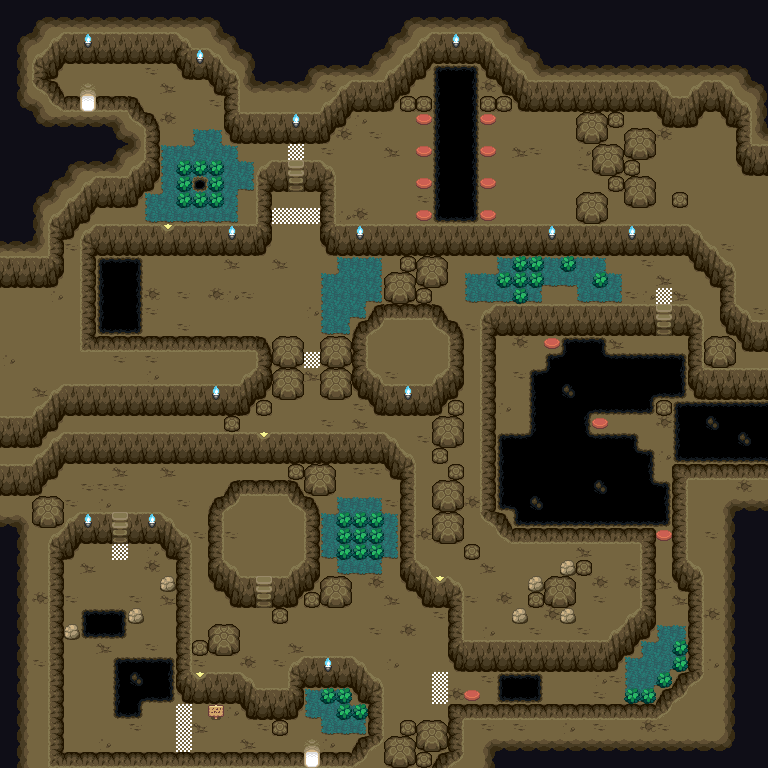

Rendered tile map (Tiled .tmx) drawn with the repository's tilesets; below, a short description and the map source with its tile grids summarised:
An orthogonal 48x48 tile map with 16x16 px tiles, 4 tile layers (BG, WATER, FG, TOP) and 38 objects (13x light, 7x trapBlock, 6x ceilingRock, 4x trapSpawn, 3x trapFloor, ...).

<map version="1.0" tiledversion="2018.06.27" orientation="orthogonal" renderorder="right-down" width="48" height="48" tilewidth="16" tileheight="16" infinite="0" nextlayerid="14" nextobjectid="74">
 <properties>
  <property name="title" value="South Beach Cave" />
 </properties>
 <tileset firstgid="1" name="leore_tileset" tilewidth="16" tileheight="16" tilecount="3008" columns="47">
  <image source="../../GFX/leore_tileset.png" width="752" height="1024" />
 </tileset>
 <layer id="10" name="BG" width="48" height="48">
  <data>[2304 cells, 2304 non-empty, 19 distinct tile ids]</data>
 </layer>
 <layer id="11" name="WATER" width="48" height="48">
  <data>[2304 cells, 0 non-empty, 0 distinct tile ids]</data>
 </layer>
 <layer id="12" name="FG" width="48" height="48">
  <data>[2304 cells, 1411 non-empty, 67 distinct tile ids]</data>
 </layer>
 <layer id="13" name="TOP" width="48" height="48">
  <data>[2304 cells, 0 non-empty, 0 distinct tile ids]</data>
 </layer>
 <objectgroup id="5" name="OBJ">
  <object id="6" name="Door" type="door" x="304" y="752" width="16" height="16">
   <properties>
    <property name="dir" value="down" />
    <property name="target" value="map_southbeach" />
    <property name="targetdir" value="down" />
    <property name="tx" value="18" />
    <property name="ty" value="18" />
   </properties>
  </object>
  <object id="9" name="Player" type="player" x="304" y="736" width="16" height="16" />
  <object id="18" name="amber bracelet" type="item" x="256" y="528" width="16" height="16">
   <properties>
    <property name="itemType" value="roll" />
   </properties>
  </object>
  <object id="23" name="L" type="light" x="320" y="656" width="16" height="16">
   <properties>
    <property name="alpha" value="0.5" />
    <property name="scale" value="1" />
    <property name="shimmer" value="0" />
   </properties>
  </object>
  <object id="25" name="L" type="light" x="80" y="512" width="16" height="16">
   <properties>
    <property name="alpha" value="0.5" />
    <property name="scale" value="1" />
    <property name="shimmer" value="0" />
   </properties>
  </object>
  <object id="26" name="L" type="light" x="144" y="512" width="16" height="16">
   <properties>
    <property name="alpha" value="0.5" />
    <property name="scale" value="1" />
    <property name="shimmer" value="0" />
   </properties>
  </object>
  <object id="27" name="S" type="sign" x="208" y="704" width="16" height="16">
   <properties>
    <property name="text" value="Danger ahead! Enter at your own risk!" />
   </properties>
  </object>
  <object id="28" type="ceilingRock" x="320" y="608" width="16" height="16">
   <properties>
    <property name="delay" value="0" />
   </properties>
  </object>
  <object id="30" type="ceilingRock" x="336" y="624" width="16" height="16">
   <properties>
    <property name="delay" value="35" />
   </properties>
  </object>
  <object id="31" type="ceilingRock" x="320" y="624" width="16" height="16">
   <properties>
    <property name="delay" value="25" />
   </properties>
  </object>
  <object id="32" type="ceilingRock" x="304" y="640" width="16" height="16">
   <properties>
    <property name="delay" value="0" />
   </properties>
  </object>
  <object id="33" type="ceilingRock" x="336" y="640" width="16" height="16">
   <properties>
    <property name="delay" value="45" />
   </properties>
  </object>
  <object id="34" type="ceilingRock" x="352" y="608" width="16" height="16">
   <properties>
    <property name="delay" value="60" />
   </properties>
  </object>
  <object id="38" name="L" type="light" x="400" y="384" width="16" height="16">
   <properties>
    <property name="alpha" value="0.5" />
    <property name="scale" value="1" />
    <property name="shimmer" value="0" />
   </properties>
  </object>
  <object id="39" name="L" type="light" x="208" y="384" width="16" height="16">
   <properties>
    <property name="alpha" value="0.5" />
    <property name="scale" value="1" />
    <property name="shimmer" value="0" />
   </properties>
  </object>
  <object id="40" name="L" type="light" x="80" y="32" width="16" height="16">
   <properties>
    <property name="alpha" value="0.5" />
    <property name="scale" value="1" />
    <property name="shimmer" value="0" />
   </properties>
  </object>
  <object id="42" name="TF" type="trapFloor" x="304" y="336" width="16" height="16" />
  <object id="43" name="TB" type="trapBlock" x="304" y="384" width="16" height="16" />
  <object id="44" name="TB" type="trapBlock" x="272" y="224" width="16" height="16" />
  <object id="45" name="TB" type="trapBlock" x="288" y="224" width="16" height="16" />
  <object id="46" name="TB" type="trapBlock" x="304" y="224" width="16" height="16" />
  <object id="47" name="TS" type="trapSpawn" x="176" y="288" width="16" height="16" />
  <object id="50" name="TB" type="trapBlock" x="112" y="80" width="16" height="16">
   <properties>
    <property name="trapType" value="2" />
   </properties>
  </object>
  <object id="53" name="TF" type="trapFloor" x="288" y="160" width="16" height="16">
   <properties>
    <property name="trapType" value="1" />
   </properties>
  </object>
  <object id="56" name="TB" type="trapBlock" x="256" y="144" width="16" height="16">
   <properties>
    <property name="trapType" value="1" />
   </properties>
  </object>
  <object id="57" name="TS" type="trapSpawn" x="144" y="80" width="16" height="16">
   <properties>
    <property name="trapType" value="2" />
   </properties>
  </object>
  <object id="59" name="TS" type="trapSpawn" x="368" y="176" width="16" height="16">
   <properties>
    <property name="trapType" value="1" />
   </properties>
  </object>
  <object id="60" name="TS" type="trapSpawn" x="528" y="176" width="16" height="16">
   <properties>
    <property name="trapType" value="1" />
   </properties>
  </object>
  <object id="61" name="TB" type="trapBlock" x="112" y="64" width="16" height="16">
   <properties>
    <property name="trapType" value="2" />
   </properties>
  </object>
  <object id="62" name="TF" type="trapFloor" x="240" y="144" width="16" height="16">
   <properties>
    <property name="trapType" value="2" />
   </properties>
  </object>
  <object id="64" name="L" type="light" x="352" y="224" width="16" height="16">
   <properties>
    <property name="alpha" value="0.5" />
    <property name="scale" value="1" />
    <property name="shimmer" value="0" />
   </properties>
  </object>
  <object id="65" name="L" type="light" x="448" y="32" width="16" height="16">
   <properties>
    <property name="alpha" value="0.5" />
    <property name="scale" value="1" />
    <property name="shimmer" value="0" />
   </properties>
  </object>
  <object id="66" name="L" type="light" x="544" y="224" width="16" height="16">
   <properties>
    <property name="alpha" value="0.5" />
    <property name="scale" value="1" />
    <property name="shimmer" value="0" />
   </properties>
  </object>
  <object id="67" name="L" type="light" x="624" y="224" width="16" height="16">
   <properties>
    <property name="alpha" value="0.5" />
    <property name="scale" value="1" />
    <property name="shimmer" value="0" />
   </properties>
  </object>
  <object id="68" name="L" type="light" x="288" y="112" width="16" height="16">
   <properties>
    <property name="alpha" value="0.5" />
    <property name="scale" value="1" />
    <property name="shimmer" value="0" />
   </properties>
  </object>
  <object id="69" name="L" type="light" x="224" y="224" width="16" height="16">
   <properties>
    <property name="alpha" value="0.5" />
    <property name="scale" value="1" />
    <property name="shimmer" value="0" />
   </properties>
  </object>
  </objectgroup>
</map>
<!-- 2 of 38 objects omitted -->
